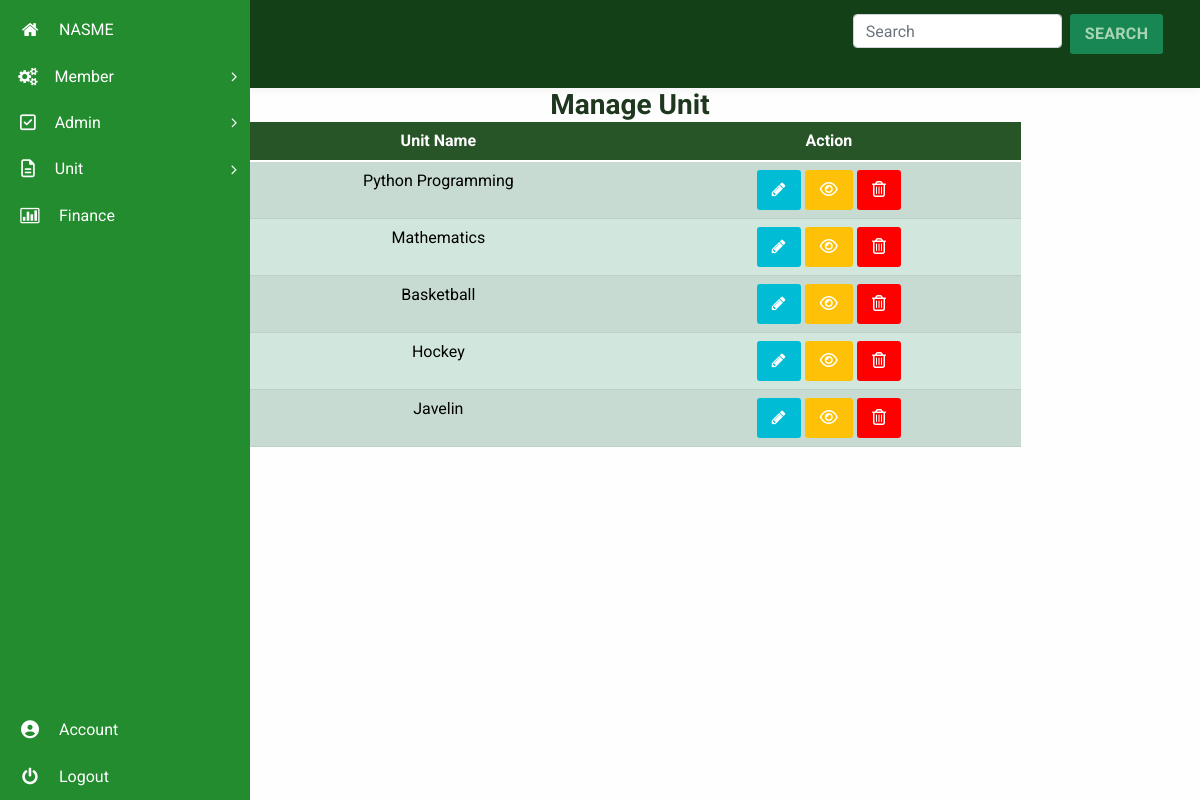
The app's page /admin/manage_units (signed in) with its own data.
### membership/models.py (models this page shows, shortened)
class Unit(db.Model):
  id = db.Column(db.Integer, primary_key=True)
  name = db.Column(db.String(50), unique=True, nullable=False)
  date_created = db.Column(db.DateTime, nullable=False,default=datetime.utcnow)
  fees_amount = db.Column(db.String(),nullable=False,default="0")

### membership/routes.py (the view)
@app.route("/admin/manage_units")
@admin_role_required
@login_required
def manage_units():
  page = request.args.get('page', 1, type=int)
  units= Unit.query.paginate(page=page, per_page=5)
  return render_template("manage-units.html", title="Units Management", units=units)

### membership/models.py (called while the page is built)
@login_manager.user_loader
def load_user(user_id):
    return User.query.get(int(user_id))

  @property
  def is_superadmin(self):
      return self._is_superadmin

### membership/routes.py (called while the page is built)
def admin_role_required(func):
    @wraps(func)
    def decorated_view(*args, **kwargs):
      if current_user.is_authenticated:
        if not current_user.role == "ADMIN":
            abort(403)
        return func(*args, **kwargs)
      else:
        abort(403)
    return decorated_view

### membership/templates/manage-units.html (shortened to what this page needs)
{% extends "dashboard_layout.html" %}
{% block content %}
		<div class="container agile-tables">
			<h3 style="text-align: center; color:rgb(31, 55, 31); font-weight:bold;" class="aka">Manage Unit</h3>
			<div class="w3l-table-info table-responsive">
				<table id="tuble" style="text-align: center;" class="table table-success table-striped table-hover ">
					<thead>
					  <tr>
						<th>Unit Name</th>
						<th>Action</th>
					  </tr>
					</thead>
					<tbody>
						{% for unit in units.items %}
						<tr>
							<td>{{unit.name}}</td>
							<td><a role="button" class="btn btn-primary" href="{{ url_for('edit_unit', unit_id=unit.id) }}"><i class="fa fa-pencil" aria-hidden="true"></i></a>
								<a href=" {{ url_for('manage_unit_members', unit_id=unit.id) }}" type="button" class="btn btn-warning"><i class="fa fa-eye" aria-hidden="true"></i></a>
								<a type="button" class="btn btn-danger" style="background: red;" data-toggle="modal" id="{{unit.id}}" dataName="{{unit.name}}" data-target="#deletemodal"  onclick="deleteFunction(this)"><i class="fa fa-trash-o" aria-hidden="true"></i></a>
							</td>
						</tr>
						  {% endfor %}
					</tbody>
				  </table>
				  {% for page_num in units.iter_pages(left_edge=1, right_edge=1, left_current=1, right_current=2) %}
				  {% if page_num %}
					{% if units.page == page_num %}
					  <a class="btn btn-success mb-5"  href="{{ url_for('manage_units', page=page_num) }}">{{ page_num }}</a>
					{% else %}
					  <a class="btn btn-success mb-5" href="{{ url_for('manage_units', page=page_num) }}">{{ page_num }}</a>
					{% endif %}
				  {% else %}
					...
				  {% endif %}
				{% endfor %}
			  </div>
			</div>
{% endblock content %}

### records on screen
Unit: name "Python Programming"
Unit: name "Mathematics"
Unit: name "Basketball"
Unit: name "Hockey"
Unit: name "Javelin"
